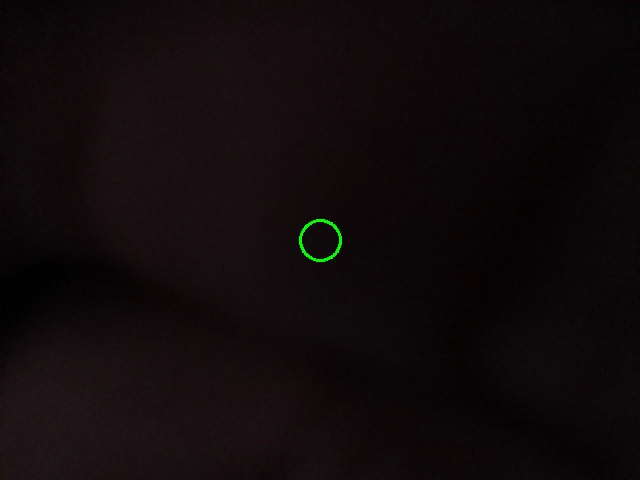
#> input picture atilay_kodlar/detects/frame_105.jpg, 640 x 480 px
$ python -i deneme.py   (imports and definitions only)   (older library calls are emulated)
#> lines starting #> are read from the running program, lines starting #| are printed output that depends on the picture; after the words box and inside, x2 and y2 are one past the last pixel; in counts of white or black regions, pixels touching at a corner belong together
### atilay_kutuphane/atilay.py
# -*- coding: utf-8 -*-
from pymavlink import mavutil
import time
import serial
import RPi.GPIO as GPIO
import subprocess

# LiDAR setup for sol (side)
LIDAR_PWM_PIN = 12  # GPIO 18, Pin 12
LIDAR_CONTROL_PIN = 23  # GPIO 23
TEMPERATURE_COMPENSATION_FACTOR = 0.025  # Correction factor per degree

# LiDAR-on setup (for lidarx)
x = serial.Serial("/dev/ttyAMA0", 115200)
z= serial.Serial("/dev/ttyAMA1", 115200)

# [91 lines left out: functions setup_lidar, get_cpu_temperature, read_distance, lidar_sol, read_data_x, lidar_on and 1 more, not called in this run]


def set(a=0):
    master = serial.Serial("/dev/ttyACM" + str(a), 9600)
    return master

def send_value_to_arduino(motor_num, value, master=set(0)):
    command = f"{motor_num},{value}\n"
    master.write(command.encode())  # Send command to Arduino

# [41 lines left out: functions sifirla, buzzer_play, arm, ileri_geri, not called in this run]

def bat_cik(value,master=set(0)):
    send_value_to_arduino(4, value,master)  # Motor 5 forward
    send_value_to_arduino(5, value,master)  # Motor 6 forward

# [11 lines left out: functions yanla, sag_sol, not called in this run]

def roll(value,master=set()):
    send_value_to_arduino(4, value,master)
    send_value_to_arduino(5, 170 - value,master)

def ates():
    send_value_to_arduino(7, 180)

def kilitle():
    send_value_to_arduino(7, 15)

# [24 lines left out: function piksel, not called in this run]


##########################GYRO SENSOR##############################


import sys
sys.path.append('../')
import smbus
import time
import numpy as np
from atilay import atilay
#print(lidarx.read_data_x())
import matplotlib.pyplot as plt
import csv

class BMX160:

    _BMX160_CHIP_ID_ADDR             = (0x00)
    _BMX160_ERROR_REG_ADDR           = (0x02)
    _BMX160_MAG_DATA_ADDR            = (0x04)
    _BMX160_GYRO_DATA_ADDR           = (0x0C)
    _BMX160_ACCEL_DATA_ADDR          = (0x12)
    _BMX160_STATUS_ADDR              = (0x1B)
    _BMX160_INT_STATUS_ADDR          = (0x1C)
    _BMX160_FIFO_LENGTH_ADDR         = (0x22)
    _BMX160_FIFO_DATA_ADDR           = (0x24)
    _BMX160_ACCEL_CONFIG_ADDR        = (0x40)
    _BMX160_ACCEL_RANGE_ADDR         = (0x41)
    _BMX160_GYRO_CONFIG_ADDR         = (0x42)
    _BMX160_GYRO_RANGE_ADDR          = (0x43)
    _BMX160_MAGN_CONFIG_ADDR         = (0x44)
    _BMX160_FIFO_DOWN_ADDR           = (0x45)
    _BMX160_FIFO_CONFIG_0_ADDR       = (0x46)
    _BMX160_FIFO_CONFIG_1_ADDR       = (0x47)
    _BMX160_MAGN_RANGE_ADDR          = (0x4B)
    _BMX160_MAGN_IF_0_ADDR           = (0x4C)
    _BMX160_MAGN_IF_1_ADDR           = (0x4D)
    _BMX160_MAGN_IF_2_ADDR           = (0x4E)
    _BMX160_MAGN_IF_3_ADDR           = (0x4F)
    _BMX160_INT_ENABLE_0_ADDR        = (0x50)
    _BMX160_INT_ENABLE_1_ADDR        = (0x51)
    _BMX160_INT_ENABLE_2_ADDR        = (0x52)
    _BMX160_INT_OUT_CTRL_ADDR        = (0x53)
    _BMX160_INT_LATCH_ADDR           = (0x54)
    _BMX160_INT_MAP_0_ADDR           = (0x55)
    _BMX160_INT_MAP_1_ADDR           = (0x56)
    _BMX160_INT_MAP_2_ADDR           = (0x57)
    _BMX160_INT_DATA_0_ADDR          = (0x58)
    _BMX160_INT_DATA_1_ADDR          = (0x59)
    _BMX160_INT_LOWHIGH_0_ADDR       = (0x5A)
    _BMX160_INT_LOWHIGH_1_ADDR       = (0x5B)
    _BMX160_INT_LOWHIGH_2_ADDR       = (0x5C)
    _BMX160_INT_LOWHIGH_3_ADDR       = (0x5D)
    _BMX160_INT_LOWHIGH_4_ADDR       = (0x5E)
    _BMX160_INT_MOTION_0_ADDR        = (0x5F)
    _BMX160_INT_MOTION_1_ADDR        = (0x60)
    _BMX160_INT_MOTION_2_ADDR        = (0x61)
    _BMX160_INT_MOTION_3_ADDR        = (0x62)
    _BMX160_INT_TAP_0_ADDR           = (0x63)
    _BMX160_INT_TAP_1_ADDR           = (0x64)
    _BMX160_INT_ORIENT_0_ADDR        = (0x65)
    _BMX160_INT_ORIENT_1_ADDR        = (0x66)
    _BMX160_INT_FLAT_0_ADDR          = (0x67)
    _BMX160_INT_FLAT_1_ADDR          = (0x68)
    _BMX160_FOC_CONF_ADDR            = (0x69)
    _BMX160_CONF_ADDR                = (0x6A)
    _BMX160_IF_CONF_ADDR             = (0x6B)
    _BMX160_SELF_TEST_ADDR           = (0x6D)
    _BMX160_OFFSET_ADDR              = (0x71)
    _BMX160_OFFSET_CONF_ADDR         = (0x77)
    _BMX160_INT_STEP_CNT_0_ADDR      = (0x78)
    _BMX160_INT_STEP_CONFIG_0_ADDR   = (0x7A)
    _BMX160_INT_STEP_CONFIG_1_ADDR   = (0x7B)
    _BMX160_COMMAND_REG_ADDR         = (0x7E)

    BMX160_SOFT_RESET_CMD           = (0xb6)
    BMX160_MAGN_UT_LSB              = (0.3)
    _BMX160_ACCEL_MG_LSB_2G          = (0.000061035)
    _BMX160_ACCEL_MG_LSB_4G          = (0.000122070)
    _BMX160_ACCEL_MG_LSB_8G          = (0.000244141)
    _BMX160_ACCEL_MG_LSB_16G         = (0.000488281)

    _BMX160_GYRO_SENSITIVITY_125DPS  = (0.0038110)
    _BMX160_GYRO_SENSITIVITY_250DPS  = (0.0076220)
    _BMX160_GYRO_SENSITIVITY_500DPS  = (0.0152439)
    _BMX160_GYRO_SENSITIVITY_1000DPS = (0.0304878)
    _BMX160_GYRO_SENSITIVITY_2000DPS = (0.0609756)

    GyroRange_125DPS                 = (0x00)
    GyroRange_250DPS                 = (0x01)
    GyroRange_500DPS                 = (0x02)
    GyroRange_1000DPS                = (0x03)
    GyroRange_2000DPS                = (0x04)

    AccelRange_2G                    = (0x00)
    AccelRange_4G                    = (0x01)
    AccelRange_8G                    = (0x02)
    AccelRange_16G                   = (0x03)

    accelRange = _BMX160_ACCEL_MG_LSB_2G
    gyroRange = _BMX160_GYRO_SENSITIVITY_250DPS

    # [229 lines left out: functions __init__, begin, set_low_power, wake_up, soft_reset, set_magn_conf and 6 more, not called in this run]


# I2C busunu oluşturun
bus = 1  # I2C bus numarasını değiştirin

# BMX160 nesnesini başlatın
bmx160 = BMX160(bus)

son_x=0
son_y=0

# [28 lines left out: function pusula, not called in this run]


gyz=0
gxz=0

y_ilk=0
x_ilk=0
z_ilk=0
# [34 lines left out: function hareket, not called in this run]


yolx=0
yoly=0
yolz=0
# [20 lines left out: function yol, not called in this run]

state=bmx160.begin()
# [24 lines left out: function hareket, not called in this run]

### atilay_kodlar/deneme.py
import cv2
import numpy as np
import socket
from atilay import atilay
from time import sleep

# Motor kontrol ayarları
# [1 line that did not run here, left out]
# [1 line not run here, left out]

# Sunucu bağlantı bilgileri
SERVER_IP = "192.168.7.45"
SERVER_PORT = 9999

def fire():
    print("fired")

def detect_squares_and_circles(image, detected_circles):
    # Kareleri tespit et
    detect_squares(image)

    # Çemberleri çerçeveye al
    center_x, center_y = image.shape[1] // 2, image.shape[0] // 2
    radius_small, radius_large = 50, 100
    draw_circles(image, center_x, center_y, radius_small, radius_large, detected_circles)

def detect_squares(image, canny_threshold1=50, canny_threshold2=150, blur_kernel=(5, 5), approx_epsilon=0.02):
    gray = cv2.cvtColor(image, cv2.COLOR_BGR2GRAY)
    blurred = cv2.GaussianBlur(gray, blur_kernel, 0)
    edges = cv2.Canny(blurred, canny_threshold1, canny_threshold2)

    try:
        contours, _ = cv2.findContours(edges.copy(), cv2.RETR_EXTERNAL, cv2.CHAIN_APPROX_SIMPLE)
    except ValueError:
        _, contours, _ = cv2.findContours(edges.copy(), cv2.RETR_EXTERNAL, cv2.CHAIN_APPROX_SIMPLE)

    for cnt in contours:
        approx = cv2.approxPolyDP(cnt, approx_epsilon * cv2.arcLength(cnt, True), True)
        if len(approx) == 4 and cv2.isContourConvex(approx):
            cv2.drawContours(image, [approx], 0, (0, 255, 0), 2)
            cv2.putText(image, "Square", (approx[0][0][0], approx[0][0][1]), cv2.FONT_HERSHEY_SIMPLEX, 0.5, (0, 255, 0), 2)

def draw_circles(image, center_x, center_y, radius_small, radius_large, detected_circles):
    # Küçük ve büyük daire yarıçapları
    kucukDaireYariCap = radius_small
    buyukDaireYariCap = radius_large

    miniDaireYariCap = 20

    # Küçük daireyi çizme
    cv2.circle(image, (center_x, center_y), miniDaireYariCap, (0, 255, 0), 2)

    if detected_circles is not None:
        detected_circles = np.uint16(np.around(detected_circles))
        sorted_circles = sorted(detected_circles[0], key=lambda circle: circle[2])
        x, y, r = sorted_circles[0]

        # Koordinat ve yarıçapları tamsayıya çevir
        x = int(x)
        y = int(y)
        r = int(r)

        cv2.circle(image, (x, y), r, (255, 0, 0), 2)

        outer_circle_left = (x - r, y)
        outer_circle_right = (x + r, y)

        if radius_small < np.sqrt((outer_circle_left[0] - center_x) ** 2 + (outer_circle_left[1] - center_y) ** 2) < radius_large \
            and radius_small < np.sqrt((outer_circle_right[0] - center_x) ** 2 + (outer_circle_right[1] - center_y) ** 2) < radius_large \
            and radius_small < r < radius_large:
            cv2.putText(image, "ATES!", (center_x - 100, center_y - 100), cv2.FONT_HERSHEY_SIMPLEX, 1, (255, 0, 0), 2)
            fire()

        else:
            if y > center_y + buyukDaireYariCap:
                cv2.putText(image, "Asagi Git", (center_x - 100, center_y + 50), cv2.FONT_HERSHEY_SIMPLEX, 1, (255, 0, 255), 2)
                atilay.bat_cik(100, master)  # Yukarı çık
            elif y < center_y - buyukDaireYariCap:
                cv2.putText(image, "Yukari Git", (center_x + 100, center_y + 50), cv2.FONT_HERSHEY_SIMPLEX, 1, (255, 0, 255), 2)
                atilay.bat_cik(50, master)  # Aşağı in
            if x > center_x + buyukDaireYariCap:
                cv2.putText(image, "Saga Git", (center_x + 50, center_y - 100), cv2.FONT_HERSHEY_SIMPLEX, 1, (0, 0, 255), 2)
                atilay.yanla(100, master)  # Sağa git
            elif x < center_x - buyukDaireYariCap:
                cv2.putText(image, "Sola Git", (center_x + 50, center_y - 100), cv2.FONT_HERSHEY_SIMPLEX, 1, (0, 0, 255), 2)
                atilay.yanla(50, master)  # Sola git
            if r > buyukDaireYariCap:
                cv2.putText(image, "Geri Git", (image.shape[1] - 200, image.shape[0] - 50), cv2.FONT_HERSHEY_SIMPLEX, 1, (0, 255, 255), 2)
                atilay.ileri_geri(50, master)  # Geri git
            elif r < kucukDaireYariCap:
                cv2.putText(image, "Ileri Git", (image.shape[1] - 200, image.shape[0] - 50), cv2.FONT_HERSHEY_SIMPLEX, 1, (0, 255, 255), 2)
                atilay.ileri_geri(100, master)  # İleri git

def process_frame(frame):
    gray_frame = cv2.cvtColor(frame, cv2.COLOR_BGR2GRAY)
    circles = cv2.HoughCircles(gray_frame, cv2.HOUGH_GRADIENT, 1, 20, param1=50, param2=30, minRadius=10, maxRadius=100)

    detect_squares_and_circles(frame, circles)

    return frame

# [39 lines left out: function main, not called in this run]

# [2 lines not run here, left out]

>>> import cv2
>>> picture = cv2.imread('detects/frame_105.jpg')
#> picture is the input picture: shape (480, 640, 3); mean B, G, R 11.2, 10, 16.1
>>> result = process_frame(picture)
#> in process_frame, `circles = cv2.HoughCircles(gray_frame, cv2.HOUGH_GRADIENT, 1, 20, para..`: circles = [[319.5, 239.5, 21.3]]
#> in detect_squares, `edges = cv2.Canny(blurred, canny_threshold1, canny_threshold2)`:
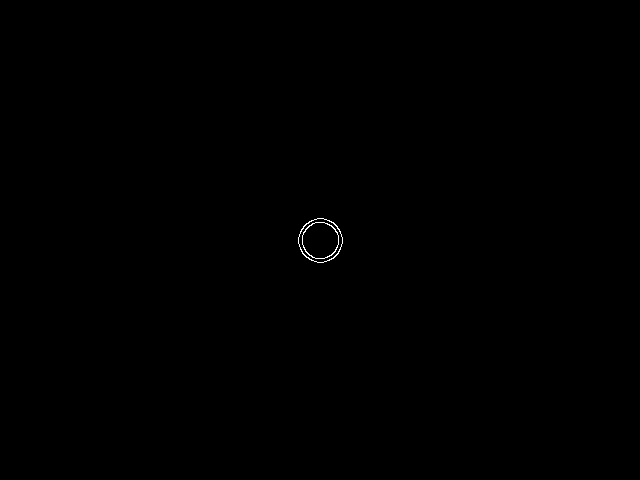
#> edges: shape (480, 640); 0.1% white in thin lines or dots, all inside (x1, y1, x2, y2) = (298, 218, 343, 263)
#> in detect_squares, `contours, _ = cv2.findContours(edges.copy(), cv2.RETR_EXTERNAL, cv2.CH..`: contours = 1 contour; box (x1, y1, x2, y2) and area: (298, 218, 343, 263) 1490
#> the loop in detect_squares, `for cnt in contours:` made 1 pass
#> in draw_circles, `detected_circles = np.uint16(np.around(detected_circles))`: detected_circles = [[320, 240, 21]]
#> in draw_circles, `x, y, r = sorted_circles[0]`: x = 320; y = 240; r = 21
#> in draw_circles, `outer_circle_left = (x - r, y)`: outer_circle_left = (299, 240)
#> in draw_circles, `outer_circle_right = (x + r, y)`: outer_circle_right = (341, 240)
#> in draw_circles, `cv2.putText(image, "Ileri Git", (image.shape[1] - 200, image.shape[0] ..`:
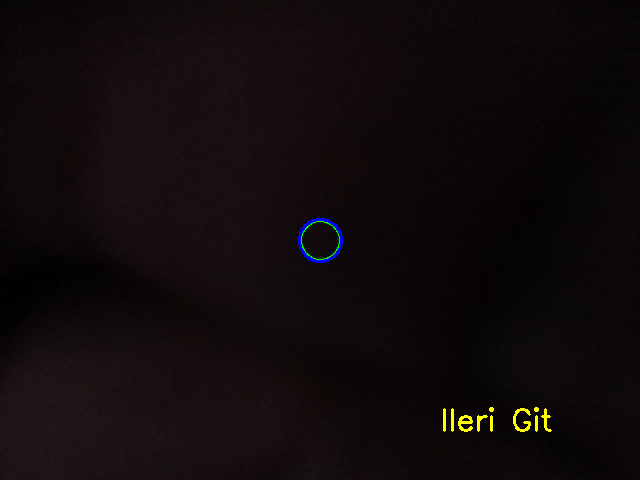
#> image: shape (480, 640, 3); mean B, G, R 11.5, 10.4, 16.7
#> (the run stopped early here; a loop or call above may not have finished)
